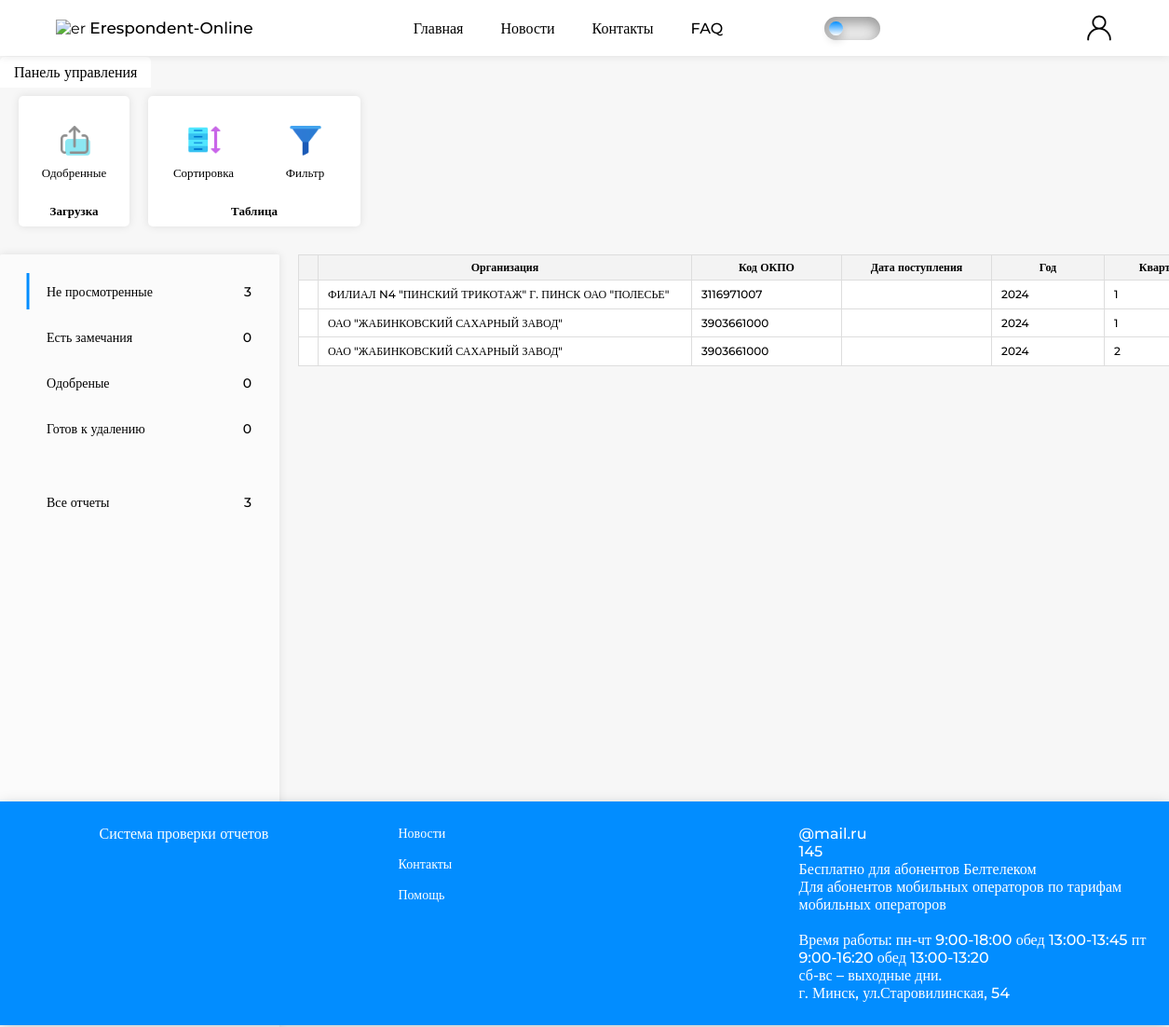
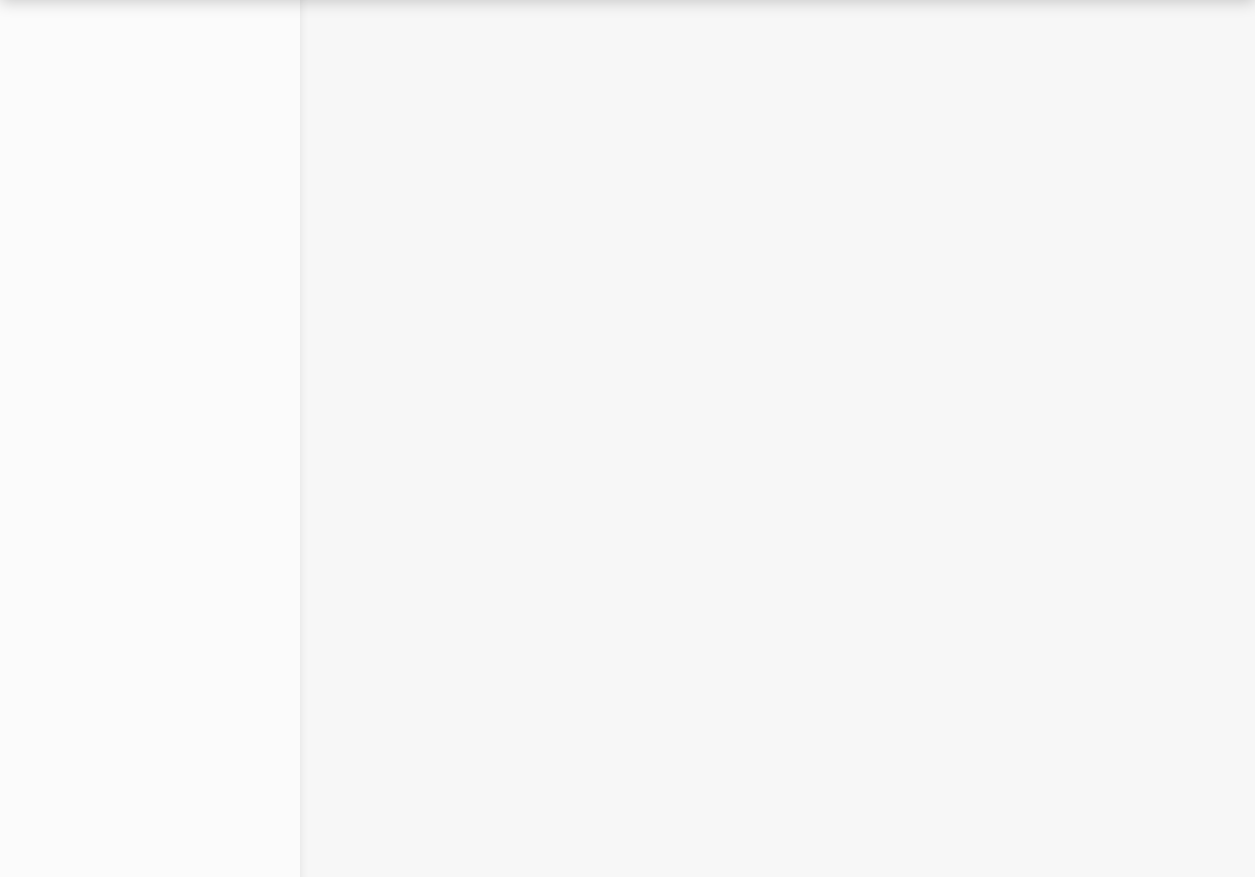
The app's page /audit_area (signed in) with its own data (2 pictures, top to bottom).
### website/models.py (models this page shows)
class Report(db.Model):
    __tablename__ = 'report'
    id = db.Column(db.Integer, primary_key=True)
    okpo = db.Column(db.Integer)
    organization_name = db.Column(db.String(50))
    year = db.Column(db.Integer)
    quarter = db.Column(db.Integer)
    user_id = db.Column(db.Integer, db.ForeignKey('user.id'))
    time_of_receipt = db.Column(db.Date)
    versions = relationship('Version_report', backref='report')

### website/views.py (the view)
@views.route('/audit_area')
@login_required
def audit_area():
    year_filter = request.args.get('year')
    quarter_filter = request.args.get('quarter')
    filters = []
    if year_filter:
        filters.append(Report.year == year_filter)
    if quarter_filter:
        filters.append(Report.quarter == quarter_filter)
    report_all_sent = Report.query.join(Version_report).filter(
        or_(
            Version_report.status == 'Отправлен',
            Version_report.status == 'Есть замечания',
            Version_report.status == 'Одобрен',
            Version_report.status == 'Готов к удалению'
        ),
        *filters
    ).all()
    report_not_read = Report.query.join(Version_report).filter(
        Version_report.status == 'Отправлен',
        *filters
    ).all()
    report_remarks = Report.query.join(Version_report).filter(
        Version_report.status == 'Есть замечания',
        *filters
    ).all()
    report_to_down = Report.query.join(Version_report).filter(
        Version_report.status == 'Одобрен',
        *filters
    ).all()
    report_to_del = Report.query.join(Version_report).filter(
        Version_report.status == 'Готов к удалению',
        *filters
    ).all()
    not_viewedReports_count, remarksReports_count, to_downloadReports_count, to_deleteReports_count, all_count = count_reports(year_filter, quarter_filter)
    return render_template('audit_area.html',
                           current_user=current_user,
                           report_all_sent=report_all_sent,
                           report_not_read=report_not_read,
                           report_remarks=report_remarks,
                           report_to_down=report_to_down,
                           report_to_del=report_to_del,
                           all_count=all_count,
                           not_viewedReports_count=not_viewedReports_count,
                           remarksReports_count=remarksReports_count,
                           to_downloadReports_count=to_downloadReports_count,
                           to_deleteReports_count=to_deleteReports_count,
                           year_filter=year_filter,
                           quarter_filter=quarter_filter
                           )

### website/templates/audit_area.html (shortened to what this page needs)
{% extends "base.html" %}
{% block content %}
<div class="audit-area_page">
    <div class="report-area_menu">
        <div class="report-area_podmenu">
            <label for="tab1" class="report-area_menu-name">Панель управления</label>
            <div class="content-podmenu">
                <nav>
                    <ul>
                        <section>
                            <div class = "functions_menu">
                                <li id = "douwnload_readyreports_link">
                                    <img src="{{ url_for('static', filename='img/upload.png')}}" alt="">
                                    <a>Одобренные</a>
                                </li>
                            </div>
                            <a class="functions_menu_name">
                                Загрузка
                            </a>
                        </section>
                        <section>
                            <div class = "functions_menu">
                                <li>
                                    <img src="{{ url_for('static', filename='img/icon_sort.png')}}" alt="">
                                    <a>Сортировка</a>
                                </li>
                                <li id = "show-filter">
                                    <img src="{{ url_for('static', filename='img/filter.png')}}" alt="">
                                    <a>Фильтр</a>
                                </li>
                            </div>
                            <a class="functions_menu_name">
                                Таблица
                            </a>
                        </section>
                    </ul>
                </nav>
            </div>
        </div>
    </div>
    <div class = "column_cont">
        <nav class="profile_navigation">
            <ul id="status-reportList">
                <li data-action="not_viewed" class="active_li">
                    <a>Не просмотренные</a>
                    <a class="count_reporst">
                        <span class="count-text">{{not_viewedReports_count}}</span>
                    </a>
                </li>
                <li data-action="remarks">
                    <a>Есть замечания</a>
                    <a class="count_reporst">
                        <span class="count-text">{{remarksReports_count}}</span>
                    </a>
                </li>
                <li data-action="to_download">
                    <a>Одобреные</a>
                    <a class="count_reporst">
                        <span class="count-text">{{to_downloadReports_count}}</span>
                    </a>
                </li>
                <li data-action="to_delete">
                    <a>Готов к удалению</a>
                    <a class="count_reporst">
                        <span class="count-text">{{to_deleteReports_count}}</span>
                    </a>
                </li>
                <li style="margin-top: 40px;" data-action="all_reports">
                    <a>Все отчеты</a>
                    <a class="count_reporst">
                        <span>{{all_count}}</span>
                    </a>
                </li>
            </ul>
        </nav>
        <div class="report-area" style = "margin: 0 0 0 20px;">
            <div id="not_viewed">
                <table class="table_report-area">
                    <thead class="order-table_titels">
                        <tr>
                            <th></th>
                            <th class="resizable" style="white-space: nowrap; min-width: 380px;">Организация<div class="resizer"></div></th>
                            <th class="resizable" style="white-space: nowrap; min-width: 140px;">Код ОКПО<div class="resizer"></div></th>
                            <th class="resizable" style="white-space: nowrap; min-width: 140px;">Дата поступления<div class="resizer"></div></th>
                            <th class="resizable" style="white-space: nowrap; min-width: 100px;">Год<div class="resizer"></div></th>
                            <th class="resizable" style="white-space: nowrap; min-width: 100px;">Квартал<div class="resizer"></div></th>
                        </tr>
                    </thead>
                    <tbody>
                        {% if report_not_read %}
                        {% for row in report_not_read %}
                            <tr class="report_row" data-id="{{ row.id }}" draggable="true">
                                <td>
                                </td>
                                <td>
                                    <input type="text" id="report_organization_name" value="{{ row.organization_name }}" readonly>
                                </td>
                                <td>
                                    <input type="text" id="report_okpo" value="{{ row.okpo }}" readonly>
                                </td>
                                <td></td>
                                <td>
                                    <input type="text" id="report_year" value="{{ row.year }}" readonly>
                                </td>
                                <td>
                                    <input type="text" id="report_quarter" value="{{ row.quarter }}" readonly>
                                </td>
                            </tr>
                        {% endfor %}
                        {% else %}
                            <tr>
                                <td></td>
                                <td colspan="12">
                                </td>
                            </tr>
                        {% endif %}
                    </tbody>
                </table>
            </div>
        </div>
    </div>
</div>
{% endblock %}

### website/static/css/base.css (style rules this page uses)
* { margin: 0; padding: 0; font-family: 'Montserrat'; }
html, body { height: 100%; margin: 0; }
body { display: flex; flex-direction: column; min-height: 100vh; background-color:rgb(247, 247, 247); color: rgb(0, 0, 0); }
:root { --color1: rgb(238, 246, 253); --color2: rgba(0, 128, 255, 0.6); --color3: rgb(216, 236, 255); --color4: #333; --color5: rgb(0, 194, 171); --color6: #444444; --color7: rgb(96, 255, 122); }
.profile_navigation { display: flex; flex-direction: column; text-align: left; background-color: rgba(255, 255, 255, 0.507); box-shadow: 0 0 10px rgba(0, 0, 0, 0.1); border: none; padding: 20px 0 0 0; width: 300px; min-width: 300px; height: auto; min-height: 100vb; border-radius: 2px; }
.profile_navigation li { display: flex; justify-content: space-between; list-style-type: none; cursor: pointer; font-size: 14px; padding: 7px 30px 7px 50px; margin-bottom: 10px; white-space: nowrap; height: 25px; font-weight: 500; transition: background-color 0.3s ease, color 0.3s ease, padding 0.3s ease, margin 0.3s ease; position: relative; align-items: center; }
.profile_navigation li.active_li::before { content: ''; position: absolute; top: 0; left: 10%; transform: translateX(-50%); width: 3px; border: none; height: 100%; background-color: #028dff; }
.report-area_menu { display: flex; font-weight: 500; top: 0; left: 0; }
.report-area_menu-name { padding: 5px 10px; margin: 0; display: inline-block; cursor: pointer; }
.report-area_menu-input:checked + .report-area_menu-name { background-color: rgb(255, 255, 255); font-size: 16px; padding: 7px 15px; }
.content-podmenu { position: absolute; padding: 0 10px; display: none; left: 0; right: 0; }
.report-area_podmenu :checked + .report-area_menu-name { position: relative; top: 1px; border-radius: 5px 5px 0 0; z-index: 1; }
.report-area_podmenu :checked ~ .content-podmenu { display: block; }
.content-podmenu nav ul { display: flex; list-style: none; margin: 0; }
.content-podmenu nav ul section { display: flex; background-color: #ffffff; border: none; border-radius: 5px; flex-direction: column; align-items: center; justify-content: center; margin: 10px; box-shadow: 0 0 10px rgba(0, 0, 0, 0.1); font-size: 13px; padding: 5px; height: 130px; }
.functions_menu { display: flex; flex-direction: row; height: 110px; }
.functions_menu_name { font-weight: 600; font-family: 13px; margin-bottom: 3px; }
.content-podmenu nav ul li { margin: 0; display: flex; border-radius: 5px; flex-direction: column; margin: 7px; align-items: center; text-align: center; width: 65px; padding: 15px; cursor: pointer; transition: background-color 0.3s ease, padding 0.3s ease; }
.content-podmenu nav ul li img { height: 40px; width: auto; }
.content-podmenu nav ul li a { font-size: 13px; padding-top: 7px; }
.report-area { margin-top: 20px; margin-bottom: 200px; display: flex; flex-direction: row; overflow-x: auto; }
.table_report-area { border: none; width: auto; font-size: 12px; display: block; border-spacing: 0px; border-collapse: collapse; height: max-content; background-color: #ffffff; }
.order-table_titels { color: rgb(0, 0, 0); font-weight: 600; width: 100%; background-color:rgba(231, 231, 231, 0.5); }
.order-table_titels tr th { padding: 5px 10px; text-align: center; font-size: 12px; position: relative; min-width: min-content; border: 1px solid #dddddd; }
.order-table_titels tr th:first-child, .order-table_titels tr td:first-child { width: 10px; }
.order-table_titels tr th:nth-child(2), .order-table_titels tr td:nth-child(2) { min-width: 10px; }
.order-table_titels tr th:nth-child(3), .order-table_titels tr td:nth-child(3) { min-width: 40px; }
th.resizable { position: relative; }
th .resizer { position: absolute; right: 0; top: 0; width: 5px; height: 100%; cursor: col-resize; user-select: none; }
.table_report-area input { font-size: 12px; font-weight: 500; width: 100%; border: none; text-align: left; background: none; color: #000000; box-sizing: border-box; min-width: min-content; }
.table_report-area tr td { padding: 7px 10px; text-align: left; font-size: 12px; border: 1px solid #dddddd; cursor: pointer; }
.audit-area_page { margin-top: 60px; height: 100vh; }
.audit-area_page .column_cont { margin-top: 180px; display: flex; flex-direction: row; }

### records on screen
Report: organization_name "ФИЛИАЛ N4 \"ПИНСКИЙ ТРИКОТАЖ\" Г. ПИНСК ОАО \"ПОЛЕСЬЕ\"", okpo "3116971007", year "2024", quarter "1"
Report: organization_name "ОАО \"ЖАБИНКОВСКИЙ САХАРНЫЙ ЗАВОД\"", okpo "3903661000", year "2024", quarter "1"
Report: organization_name "ОАО \"ЖАБИНКОВСКИЙ САХАРНЫЙ ЗАВОД\"", okpo "3903661000", year "2024", quarter "2"

### other values on screen
{{ not_viewedReports_count }} "3"
{{ remarksReports_count }} "0"
{{ to_downloadReports_count }} "0"
{{ to_deleteReports_count }} "0"
{{ all_count }} "3"
